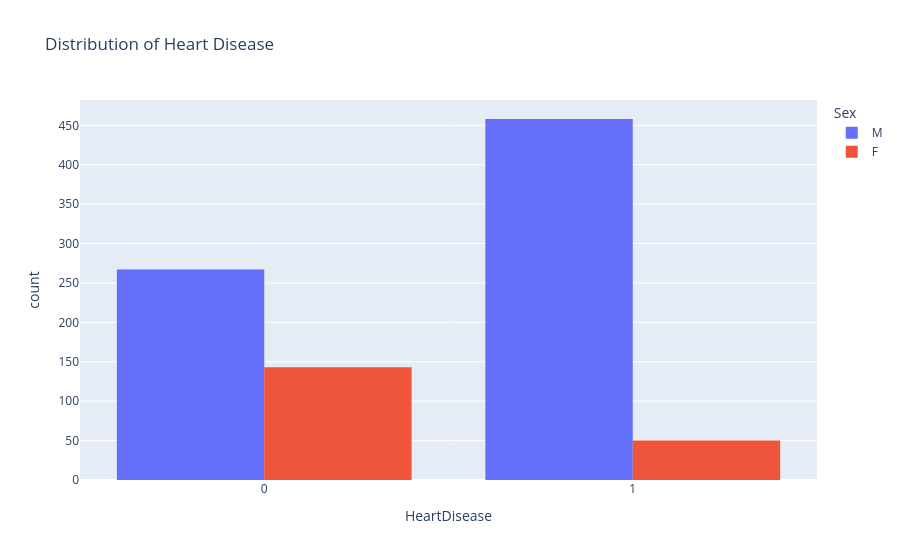

The cell this chart's notebook holds for it:
### Markdown cell above
### Lets see the distribuition of Heart Diseases with witch gender

### Code cell
fig = px.histogram(df, x="HeartDisease", 
                   color="Sex", 
                   hover_data=df.columns, 
                   title="Distribution of Heart Disease", 
                   barmode="group").show()

### Figure 1 — Plotly figure (JSON) as saved in the notebook; plotly's stock layout.template omitted (floating-point values rounded to 4 significant figures; data arrays with more than 128 entries replaced by an {"elided": "..."} marker saying what was removed)
{"data": [{"alignmentgroup": "True", "bingroup": "x", "hovertemplate": "Sex=M<br>HeartDisease=%{x}<br>count=%{y}<extra></extra>", "legendgroup": "M", "marker": {"color": "#636efa", "pattern": {"shape": ""}}, "name": "M", "offsetgroup": "M", "orientation": "v", "showlegend": true, "type": "histogram", "x": {"elided": "725 int values"}, "xaxis": "x", "yaxis": "y"}, {"alignmentgroup": "True", "bingroup": "x", "hovertemplate": "Sex=F<br>HeartDisease=%{x}<br>count=%{y}<extra></extra>", "legendgroup": "F", "marker": {"color": "#EF553B", "pattern": {"shape": ""}}, "name": "F", "offsetgroup": "F", "orientation": "v", "showlegend": true, "type": "histogram", "x": {"elided": "193 int values"}, "xaxis": "x", "yaxis": "y"}], "layout": {"barmode": "group", "legend": {"title": {"text": "Sex"}, "tracegroupgap": 0}, "title": {"text": "Distribution of Heart Disease"}, "xaxis": {"anchor": "y", "domain": [0, 1], "title": {"text": "HeartDisease"}}, "yaxis": {"anchor": "x", "domain": [0, 1], "title": {"text": "count"}}}}
